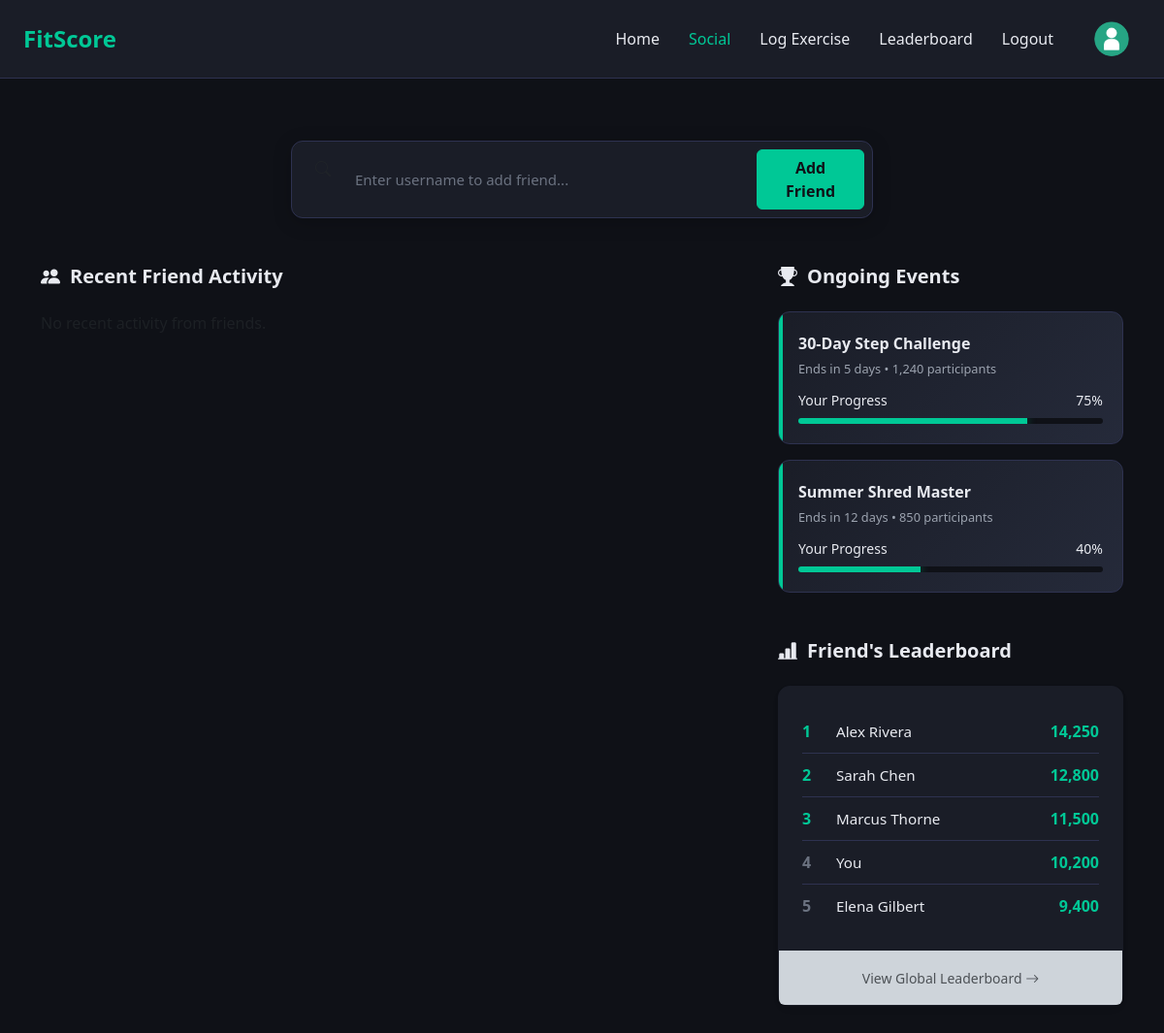
/social (signed in), run on an earlier commit of the app's database.
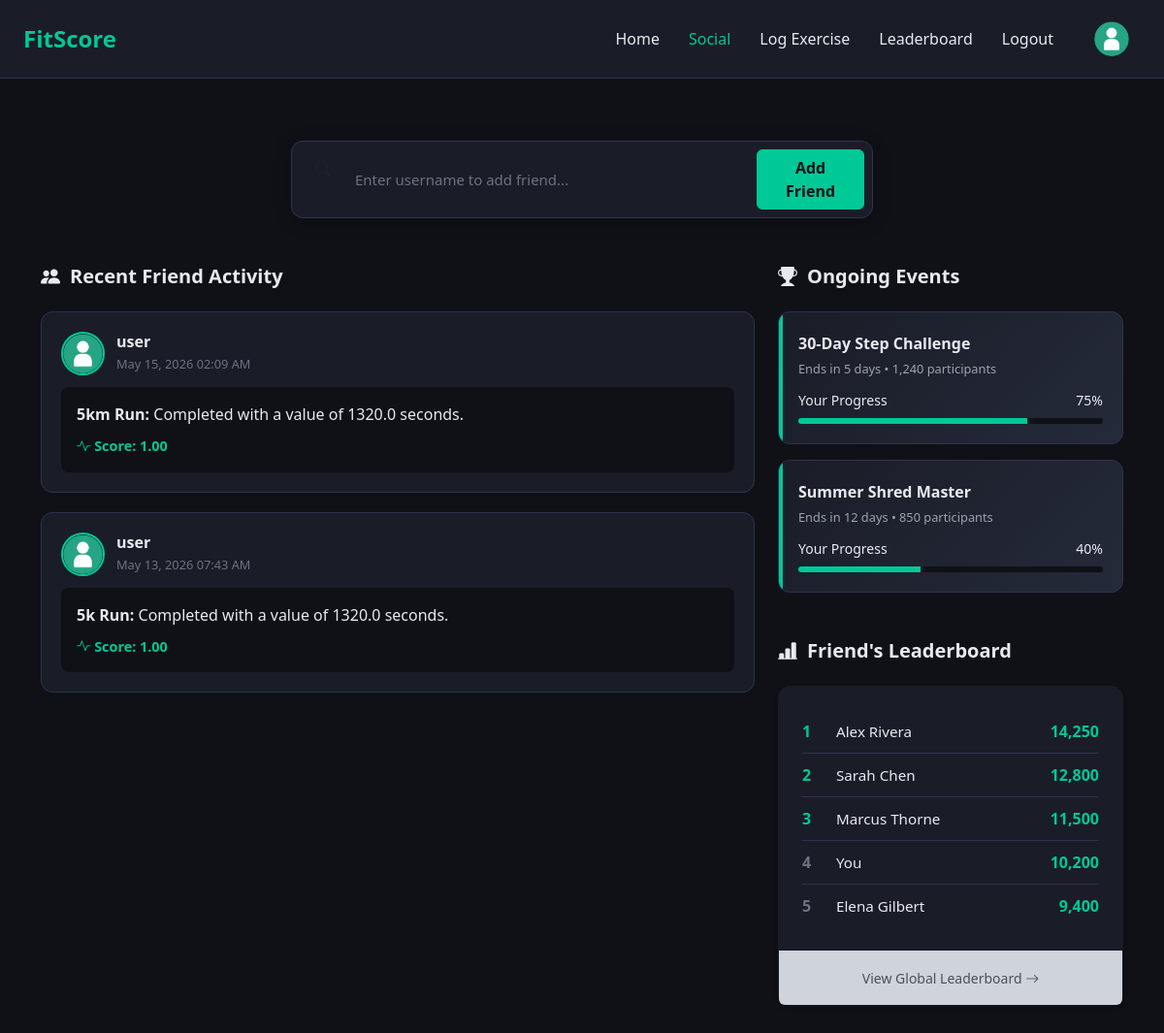
And on a later commit of the database.
### models.py (models this page shows, shortened)
class Log(db.Model):
    __tablename__ = 'Logs'
    log_id = db.Column(db.Integer, primary_key=True, autoincrement=True)
    exercise_id = db.Column(db.Integer, db.ForeignKey('Exercises.exercise_id'), nullable=False)
    user_id = db.Column(db.Integer, db.ForeignKey('Users.user_id'), nullable=False)
    stat_value = db.Column(db.Float, nullable=False) # use negative value for time-based exercises
    standardised_score = db.Column(db.Float, nullable=True)
    completed_on = db.Column(db.DateTime, default=datetime.utcnow)

class User(UserMixin, db.Model):
    __tablename__ = 'Users'
    user_id = db.Column(db.Integer, primary_key=True, autoincrement=True)
    username = db.Column(db.String(50), nullable=False)
    password = db.Column(db.String(50), nullable=False)
    email = db.Column(db.String(50), nullable=False)
    created_at = db.Column(db.DateTime, default=datetime.utcnow)
    updated_at = db.Column(db.DateTime, default=datetime.utcnow, onupdate=datetime.utcnow)
    logs = db.relationship('Log', backref='user', lazy=True)

class Exercise(db.Model):
    __tablename__ = 'Exercises'
    exercise_id = db.Column(db.Integer, primary_key=True, autoincrement=True)
    exercise_name = db.Column(db.String(50), nullable=False, unique=True)
    exercise_type = db.Column(db.String(50), nullable=False)
    units = db.Column(db.String(50), nullable=False)
    mean_statistic = db.Column(db.Float, nullable=False) # use negative value for time-based exercises
    stdev_statistic = db.Column(db.Float, nullable=False)
    logs = db.relationship('Log', backref='exercise', lazy=True)

### app.py (the view)
@app.route('/social')
@login_required
def social():
    friendships = Friendship.query.filter_by(user_id_1=current_user.user_id).all()
    friend_ids = [f.user_id_2 for f in friendships]
    recent_friend_logs = Log.query.filter(Log.user_id.in_(friend_ids)).order_by(Log.completed_on.desc()).limit(10).all()
    return render_template('social.html', recent_friend_logs=recent_friend_logs)

### app.py (called while the page is built)
@login_manager.user_loader
def load_user(user_id):
    return User.query.get(int(user_id))

### templates/social.html (shortened to what this page needs)
{% extends "base.html" %}
{% block content %}
    <div class="container py-5">
        <div class="social-search-container">
            <form action="{{ url_for('add_friend') }}" method="POST" class="search-input-group">
                <i class="bi bi-search py-2 ps-3 text-muted"></i>
                <input type="text" name="username" placeholder="Enter username to add friend..." required>
                <button type="submit" class="btn btn-primary px-4">Add Friend</button>
            </form>
        </div>
        <div class="row">
            <div class="col-lg-8">
                <h2 class="section-title"><i class="bi bi-people-fill"></i> Recent Friend Activity</h2>
                <div class="activity-feed">
                    {% if recent_friend_logs %}
                        {% for log in recent_friend_logs %}
                            <div class="activity-card">
                                <div class="activity-header">
                                    <img src="{{ url_for('static', filename='images/generic_profile_pic.png') }}" class="activity-user-img" alt="User">
                                    <div class="activity-info">
                                        <h6>{{ log.user.username }}</h6>
                                        <span class="activity-time">{{ log.completed_on.strftime('%b %d, %Y %I:%M %p') }}</span>
                                    </div>
                                </div>
                                <div class="activity-content">
                                    <strong>{{ log.exercise.exercise_name }}:</strong> Completed with a value of {{ log.stat_value | abs if log.stat_value < 0 else log.stat_value }} {{ log.exercise.units }}.
                                    <div class="activity-stats">
                                        <span><i class="bi bi-activity"></i> Score: {{ "%.2f"|format(log.standardised_score) if log.standardised_score is not none else "N/A" }}</span>
                                    </div>
                                </div>
                            </div>
                        {% endfor %}
                    {% else %}
                        <p class="text-muted">No recent activity from friends.</p>
                    {% endif %}
                </div>
            </div>
            <div class="col-lg-4">
                <div class="mb-5">
                    <h2 class="section-title"><i class="bi bi-trophy-fill"></i> Ongoing Events</h2>
                    <div class="event-card">
                        <div class="event-title">30-Day Step Challenge</div>
                        <div class="event-meta">Ends in 5 days • 1,240 participants</div>
                        <div class="d-flex justify-content-between mb-2">
                            <small>Your Progress</small>
                            <small>75%</small>
                        </div>
                        <div class="progress-bar-container">
                            <div class="progress-bar-fill" style="width: 75%;"></div>
                        </div>
                    </div>
                    <div class="event-card">
                        <div class="event-title">Summer Shred Master</div>
                        <div class="event-meta">Ends in 12 days • 850 participants</div>
                        <div class="d-flex justify-content-between mb-2">
                            <small>Your Progress</small>
                            <small>40%</small>
                        </div>
                        <div class="progress-bar-container">
                            <div class="progress-bar-fill" style="width: 40%;"></div>
                        </div>
                    </div>
                </div>
                <div>
                    <h2 class="section-title"><i class="bi bi-bar-chart-line-fill"></i> Friend's Leaderboard</h2>
                    <div class="panel p-0">
                        <div class="p-4">
                            <div class="mini-lb-item">
                                <div class="mini-lb-rank top">1</div>
                                <div class="mini-lb-name">Alex Rivera</div>
                                <div class="mini-lb-score">14,250</div>
                            </div>
                            <div class="mini-lb-item">
                                <div class="mini-lb-rank top">2</div>
                                <div class="mini-lb-name">Sarah Chen</div>
                                <div class="mini-lb-score">12,800</div>
                            </div>
                            <div class="mini-lb-item">
                                <div class="mini-lb-rank top">3</div>
                                <div class="mini-lb-name">Marcus Thorne</div>
                                <div class="mini-lb-score">11,500</div>
                            </div>
                            <div class="mini-lb-item">
                                <div class="mini-lb-rank">4</div>
                                <div class="mini-lb-name">You</div>
                                <div class="mini-lb-score">10,200</div>
                            </div>
                            <div class="mini-lb-item">
                                <div class="mini-lb-rank">5</div>
                                <div class="mini-lb-name">Elena Gilbert</div>
                                <div class="mini-lb-score">9,400</div>
                            </div>
                        </div>
                        <div class="p-3 bg-dark-subtle text-center rounded-bottom">
                            <a href="{{ url_for('leaderboard') }}" class="text-decoration-none text-muted small">View Global Leaderboard <i class="bi bi-arrow-right"></i></a>
                        </div>
                    </div>
                </div>
            </div>
        </div>
    </div>
{% endblock %}

### templates/base.html (shortened to what this page needs)
<!DOCTYPE html>
<html lang="en">
<head>
    <link href="https://cdn.jsdelivr.net/npm/bootstrap@5.3.3/dist/css/bootstrap.min.css" rel="stylesheet">
    <link href="https://cdn.jsdelivr.net/npm/bootstrap-icons@1.11.3/font/bootstrap-icons.min.css" rel="stylesheet">
    <link rel="stylesheet" href="{{ url_for('static', filename='styles.css') }}">
</head>
<body>
    <nav class="navbar navbar-dark px-4">
        <a href="{{ url_for('home') }}" class="navbar-brand">FitScore</a>
        <div class="navbar-links">
            <a href="{{ url_for('home') }}"
               class="navbar-link {% if request.endpoint == 'home' %}active{% endif %}">Home</a>
            <a href="{{ url_for('social') }}"
               class="navbar-link {% if request.endpoint == 'social' %}active{% endif %}">Social</a>
            <a href="{{ url_for('log') }}"
               class="navbar-link {% if request.endpoint == 'log' %}active{% endif %}">Log Exercise</a>
            <a href="{{ url_for('leaderboard') }}"
               class="navbar-link {% if request.endpoint == 'leaderboard' %}active{% endif %}">Leaderboard</a>
            <a href="{{ url_for('logout') }}" class="navbar-link">Logout</a>
            <a href="{{ url_for('profile') }}" class="navbar-profile-button">
                <img src="{{ url_for('static', filename='images/generic_profile_pic.png') }}"
                     alt="Profile Picture" class="profile-pic">
            </a>
        </div>
    </nav>
    {% block content %}{% endblock %}
</body>
</html>

### static/styles.css (style rules this page uses)
body { min-height: 100vh; background-color: #0f1117; color: #e8eaf0; }
.navbar { background-color: #1a1d27; border-bottom: 1px solid #2e3250; min-height: 80px; padding-top: 0.75rem; padding-bottom: 0.75rem; }
.navbar-brand { color: #00c896 !important; font-weight: 800; font-size: 1.5rem; }
.navbar-links { display: flex; gap: 30px; align-items: center; }
.navbar-link { color: #e8eaf0; text-decoration: none; transition: color 0.3s; font-size: 16px; }
.navbar-link:hover, .navbar-link.active { color: #00c896; }
.navbar-profile-button { padding: 10px 12px; display: flex; align-items: center; gap: 15px; }
.profile-pic { width: 36px; height: 36px; border-radius: 50%; object-fit: cover; }
.btn-primary { background-color: #00c896; border-color: #00c896; color: #0f1117; font-weight: 600; }
input[type="text"], input[type="number"], input[type="email"], input[type="password"], .profile-bio { padding: 12px 16px; background: #1e1e2e; border: 1px solid #444; border-radius: 6px; color: white; font-size: 15px; width: 100%; }
.panel { background-color: #1a1d27; border-radius: 12px; padding: 1.5rem; box-shadow: 0 4px 6px rgba(0, 0, 0, 0.05), 0 1px 3px rgba(0, 0, 0, 0.1); border: 1px solid #1a1d27; transition: transform 0.2s ease, box-shadow 0.2s ease; }
.social-search-container { max-width: 600px; margin: 0 auto 3rem auto; }
.search-input-group { display: flex; gap: 10px; background: #1a1d27; padding: 8px; border-radius: 12px; border: 1px solid #2e3250; box-shadow: 0 4px 20px rgba(0, 0, 0, 0.2); }
.search-input-group input { flex-grow: 1; background: transparent; border: none; color: white; padding: 10px 15px; outline: none; }
.search-input-group input::placeholder { color: #6b7280; }
.activity-card { background: #1a1d27; border-radius: 12px; padding: 1.25rem; margin-bottom: 1.25rem; border: 1px solid #2e3250; transition: transform 0.2s; }
.activity-header { display: flex; align-items: center; gap: 12px; margin-bottom: 12px; }
.activity-user-img { width: 45px; height: 45px; border-radius: 50%; border: 2px solid #00c896; }
.activity-info h6 { margin: 0; font-weight: 700; color: #e8eaf0; }
.activity-time { font-size: 0.8rem; color: #6b7280; }
.activity-content { background: #0f1117; border-radius: 8px; padding: 1rem; margin-top: 10px; }
.activity-stats { display: flex; gap: 20px; margin-top: 10px; font-size: 0.9rem; color: #00c896; font-weight: 600; }
.section-title { font-size: 1.25rem; font-weight: 700; margin-bottom: 1.5rem; color: #e8eaf0; display: flex; align-items: center; gap: 10px; }
.event-card { background: linear-gradient(135deg, #1a1d27 0%, #252a3a 100%); border-radius: 12px; padding: 1.25rem; margin-bottom: 1rem; border: 1px solid #2e3250; position: relative; overflow: hidden; }
.event-card::before { content: ''; position: absolute; top: 0; left: 0; width: 4px; height: 100%; background: #00c896; }
.event-title { font-weight: 700; font-size: 1rem; margin-bottom: 5px; }
.event-meta { font-size: 0.8rem; color: #9ca3af; margin-bottom: 12px; }
.progress-bar-container { height: 6px; background: #0f1117; border-radius: 3px; overflow: hidden; }
.progress-bar-fill { height: 100%; background: #00c896; box-shadow: 0 0 10px rgba(0, 200, 150, 0.5); }
.mini-lb-item { display: flex; align-items: center; padding: 10px 0; border-bottom: 1px solid #2e3250; }
.mini-lb-item:last-child { border-bottom: none; }
.mini-lb-rank { width: 25px; font-weight: 700; color: #6b7280; }
.mini-lb-rank.top { color: #00c896; }
.mini-lb-name { flex-grow: 1; font-size: 0.95rem; padding-left: 10px; }
.mini-lb-score { font-weight: 700; color: #00c896; }

What changed in the data, as far as the page shows it:
added Log: user.username "user", completed_on "May 15, 2026 02:09 AM", exercise.exercise_name "5km Run", stat_value|abs "1320.0", exercise.units "seconds", standardised_score "1.00"
now on this page (row unchanged): Log: user.username "user", completed_on "May 13, 2026 07:43 AM", exercise.exercise_name "5k Run", stat_value|abs "1320.0", exercise.units "seconds", standardised_score "1.00"
